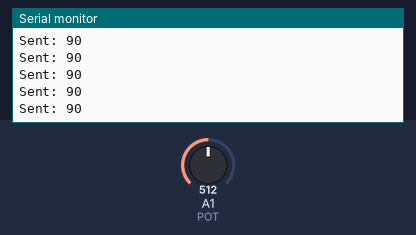
This sketch was run on a simulated Arduino Uno, built with avr-gcc and run on an emulated ATmega328P. On the bench: the last lines printed to the serial monitor. The inputs (shaded band) are chosen by the test bench; at power-on: A1 (POT) = 512. No radio packets arrive unless stated.

Above: at 1.2 s.
1.3 s: A1 (POT) set to 559
At 2.2 s:
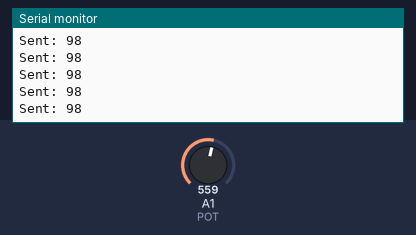
2.8 s: A1 (POT) set to 577
At 3.9 s:
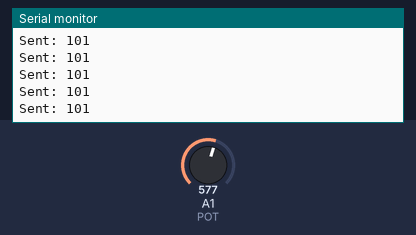
Timing chart, 0 to 5.8 s (numbered marks = the images above; inputs shaded):
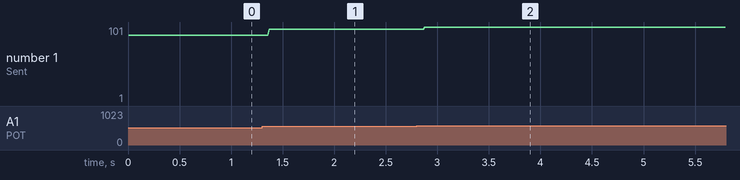

The sketch:

TX.ino
```cpp
/*   Данный скетч делает следующее: передатчик (TX) отправляет массив
 *   данных, который генерируется согласно показаниям с кнопки и с
 *   двух потенциомтеров. Приёмник (RX) получает массив, и записывает
 *   данные на реле, сервомашинку и генерирует ШИМ сигнал на транзистор.
    by AlexGyver 2016
*/

#include <SPI.h>          // библиотека для работы с шиной SPI
#include "nRF24L01.h"     // библиотека радиомодуля
#include "RF24.h"         // ещё библиотека радиомодуля

RF24 radio(9, 10); // "создать" модуль на пинах 9 и 10 Для Уно
//RF24 radio(9,53); // для Меги

byte address[][6] = {"1Node", "2Node", "3Node", "4Node", "5Node", "6Node"}; //возможные номера труб

#define POT A1

byte x ;
void setup() {
  Serial.begin(9600); //открываем порт для связи с ПК
  pinMode(POT , INPUT);
  radio.begin(); //активировать модуль
  radio.setAutoAck(1);         //режим подтверждения приёма, 1 вкл 0 выкл
  radio.setRetries(0, 15);    //(время между попыткой достучаться, число попыток)
  radio.enableAckPayload();    //разрешить отсылку данных в ответ на входящий сигнал
  radio.setPayloadSize(32);     //размер пакета, в байтах

  radio.openWritingPipe(address[0]);   //мы - труба 0, открываем канал для передачи данных
  radio.setChannel(0x60);  //выбираем канал (в котором нет шумов!)

  radio.setPALevel (RF24_PA_MAX); //уровень мощности передатчика. На выбор RF24_PA_MIN, RF24_PA_LOW, RF24_PA_HIGH, RF24_PA_MAX
  radio.setDataRate (RF24_1MBPS); //скорость обмена. На выбор RF24_2MBPS, RF24_1MBPS, RF24_250KBPS
  //должна быть одинакова на приёмнике и передатчике!
  //при самой низкой скорости имеем самую высокую чувствительность и дальность!!

  radio.powerUp(); //начать работу
  radio.stopListening();  //не слушаем радиоэфир, мы передатчик
}

void loop() {

  x = map(analogRead(POT) , 0 , 1023 , 0 , 180);
  Serial.print("Sent: "); Serial.println(x);
  radio.write(&x, sizeof(x));
}
```

Measured:
- after the input at 1.3 s, the serial monitor: prints a new line after 0.07 s (image 1)
- after the input at 2.8 s, the serial monitor: prints a new line after 0.08 s (image 2)
- plotted number 1: 90 → 98 after the input at 1.3 s, 98 → 1 after the input at 2.8 s
